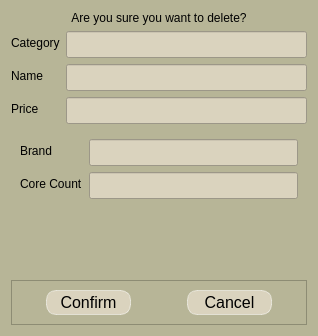
<?xml version="1.0" encoding="UTF-8"?>
<ui version="4.0">
 <class>DeleteProductDialog</class>
 <widget class="QDialog" name="DeleteProductDialog">
  <property name="geometry">
   <rect>
    <x>0</x>
    <y>0</y>
    <width>318</width>
    <height>336</height>
   </rect>
  </property>
  <property name="windowTitle">
   <string>Delete Product</string>
  </property>
  <property name="styleSheet">
   <string notr="true">QWidget{
background-color:rgb(183, 181, 151);
}</string>
  </property>
  <layout class="QVBoxLayout" name="verticalLayout">
   <item>
    <widget class="QLabel" name="label_6">
     <property name="styleSheet">
      <string notr="true">QLabel {
    font: 700 ;
    color: black; /* Sets the font color to black */
}
</string>
     </property>
     <property name="text">
      <string>Are you sure you want to delete?</string>
     </property>
     <property name="alignment">
      <set>Qt::AlignCenter</set>
     </property>
    </widget>
   </item>
   <item>
    <layout class="QFormLayout" name="formLayout">
     <item row="0" column="0">
      <widget class="QLabel" name="label">
       <property name="styleSheet">
        <string notr="true">QLabel {
    font: 800;
    color: black; /* Sets the font color to black */
}
</string>
       </property>
       <property name="text">
        <string>Category</string>
       </property>
      </widget>
     </item>
     <item row="0" column="1">
      <widget class="QLineEdit" name="category">
       <property name="styleSheet">
        <string notr="true">QLineEdit{
background-color: rgb(218, 211, 190);
color: black;


font-size: 16px;
padding:2px;
text-align: center;


}

QLineEdit:hover {
background-color: rgba(255, 255, 255, 0.3);
}


</string>
       </property>
       <property name="readOnly">
        <bool>true</bool>
       </property>
      </widget>
     </item>
     <item row="1" column="0">
      <widget class="QLabel" name="label_3">
       <property name="styleSheet">
        <string notr="true">QLabel {
    font: 800;
    color: black; /* Sets the font color to black */
}
</string>
       </property>
       <property name="text">
        <string>Name</string>
       </property>
      </widget>
     </item>
     <item row="1" column="1">
      <widget class="QLineEdit" name="name">
       <property name="styleSheet">
        <string notr="true">QLineEdit{
background-color: rgb(218, 211, 190);
color: black;


font-size: 16px;
padding:2px;
text-align: center;


}

QLineEdit:hover {
background-color: rgba(255, 255, 255, 0.3);
}


</string>
       </property>
       <property name="readOnly">
        <bool>true</bool>
       </property>
       <property name="placeholderText">
        <string/>
       </property>
      </widget>
     </item>
     <item row="2" column="0">
      <widget class="QLabel" name="label_4">
       <property name="styleSheet">
        <string notr="true">QLabel {
    font: 800;
    color: black; /* Sets the font color to black */
}
</string>
       </property>
       <property name="text">
        <string>Price</string>
       </property>
      </widget>
     </item>
     <item row="2" column="1">
      <widget class="QLineEdit" name="price">
       <property name="styleSheet">
        <string notr="true">QLineEdit{
background-color: rgb(218, 211, 190);
color: black;


font-size: 16px;
padding:2px;
text-align: center;


}

QLineEdit:hover {
background-color: rgba(255, 255, 255, 0.3);
}


</string>
       </property>
       <property name="readOnly">
        <bool>true</bool>
       </property>
      </widget>
     </item>
    </layout>
   </item>
   <item>
    <widget class="QStackedWidget" name="stackedWidget">
     <property name="currentIndex">
      <number>0</number>
     </property>
     <widget class="QWidget" name="page">
      <layout class="QGridLayout" name="gridLayout">
       <item row="0" column="0">
        <layout class="QFormLayout" name="formLayout_2">
         <item row="1" column="0">
          <widget class="QLabel" name="label_5">
           <property name="styleSheet">
            <string notr="true">QLabel {
    font: 800;
    color: black; /* Sets the font color to black */
}
</string>
           </property>
           <property name="text">
            <string>Core Count</string>
           </property>
          </widget>
         </item>
         <item row="0" column="0">
          <widget class="QLabel" name="label_7">
           <property name="styleSheet">
            <string notr="true">QLabel {
    font: 800;
    color: black; /* Sets the font color to black */
}
</string>
           </property>
           <property name="text">
            <string>Brand</string>
           </property>
          </widget>
         </item>
         <item row="0" column="1">
          <widget class="QLineEdit" name="cpuBrand">
           <property name="styleSheet">
            <string notr="true">QLineEdit{
background-color: rgb(218, 211, 190);
color: black;


font-size: 16px;
padding:2px;
text-align: center;


}

QLineEdit:hover {
background-color: rgba(255, 255, 255, 0.3);
}

</string>
           </property>
           <property name="readOnly">
            <bool>true</bool>
           </property>
          </widget>
         </item>
         <item row="1" column="1">
          <widget class="QLineEdit" name="coreCount">
           <property name="styleSheet">
            <string notr="true">QLineEdit{
background-color: rgb(218, 211, 190);
color: black;


font-size: 16px;
padding:2px;
text-align: center;


}

QLineEdit:hover {
background-color: rgba(255, 255, 255, 0.3);
}

</string>
           </property>
           <property name="readOnly">
            <bool>true</bool>
           </property>
          </widget>
         </item>
        </layout>
       </item>
      </layout>
     </widget>
     <widget class="QWidget" name="page_2">
      <layout class="QGridLayout" name="gridLayout_2">
       <item row="0" column="0">
        <layout class="QFormLayout" name="formLayout_3">
         <item row="0" column="0">
          <widget class="QLabel" name="label_2">
           <property name="text">
            <string>Brand</string>
           </property>
          </widget>
         </item>
         <item row="0" column="1">
          <widget class="QLineEdit" name="ramBrand">
           <property name="readOnly">
            <bool>true</bool>
           </property>
          </widget>
         </item>
         <item row="1" column="0">
          <widget class="QLabel" name="label_8">
           <property name="text">
            <string>Size (GB)</string>
           </property>
          </widget>
         </item>
         <item row="1" column="1">
          <widget class="QLineEdit" name="ramSize">
           <property name="readOnly">
            <bool>true</bool>
           </property>
          </widget>
         </item>
        </layout>
       </item>
      </layout>
     </widget>
     <widget class="QWidget" name="page_3">
      <layout class="QGridLayout" name="gridLayout_3">
       <item row="0" column="0">
        <layout class="QFormLayout" name="formLayout_4">
         <item row="0" column="0">
          <widget class="QLabel" name="label_9">
           <property name="text">
            <string>Brand</string>
           </property>
          </widget>
         </item>
         <item row="0" column="1">
          <widget class="QLineEdit" name="mbBrand">
           <property name="readOnly">
            <bool>true</bool>
           </property>
          </widget>
         </item>
         <item row="1" column="0">
          <widget class="QLabel" name="label_10">
           <property name="text">
            <string>Form Factor</string>
           </property>
          </widget>
         </item>
         <item row="1" column="1">
          <widget class="QLineEdit" name="mbSize">
           <property name="readOnly">
            <bool>true</bool>
           </property>
          </widget>
         </item>
        </layout>
       </item>
      </layout>
     </widget>
    </widget>
   </item>
   <item>
    <widget class="QFrame" name="frame">
     <property name="frameShape">
      <enum>QFrame::StyledPanel</enum>
     </property>
     <property name="frameShadow">
      <enum>QFrame::Raised</enum>
     </property>
     <layout class="QHBoxLayout" name="horizontalLayout">
      <item>
       <widget class="QPushButton" name="confirm">
        <property name="styleSheet">
         <string notr="true">QPushButton{
background-color: rgb(218, 211, 190);
color: black;
border: 1px solid rgba(255, 255, 255, 0.5);
border-radius: 10px;
font-size: 16px;
padding:2px;
text-align: center;
margin-left: 25px;
margin-right:25px;
}

QPushButton:hover {
background-color: rgba(255, 255, 255, 0.3);
}

QPushButton:pressed {
background-color: rgba(255, 255, 255, 0.1);
}
</string>
        </property>
        <property name="text">
         <string>Confirm</string>
        </property>
       </widget>
      </item>
      <item>
       <widget class="QPushButton" name="cancel">
        <property name="styleSheet">
         <string notr="true">QPushButton{
background-color: rgb(218, 211, 190);
color: black;
border: 1px solid rgba(255, 255, 255, 0.5);
border-radius: 10px;
font-size: 16px;
padding:2px;
text-align: center;
margin-left: 25px;
margin-right:25px;
}

QPushButton:hover {
background-color: rgba(255, 255, 255, 0.3);
}

QPushButton:pressed {
background-color: rgba(255, 255, 255, 0.1);
}
</string>
        </property>
        <property name="text">
         <string>Cancel</string>
        </property>
       </widget>
      </item>
     </layout>
    </widget>
   </item>
  </layout>
 </widget>
 <resources/>
 <connections/>
</ui>
